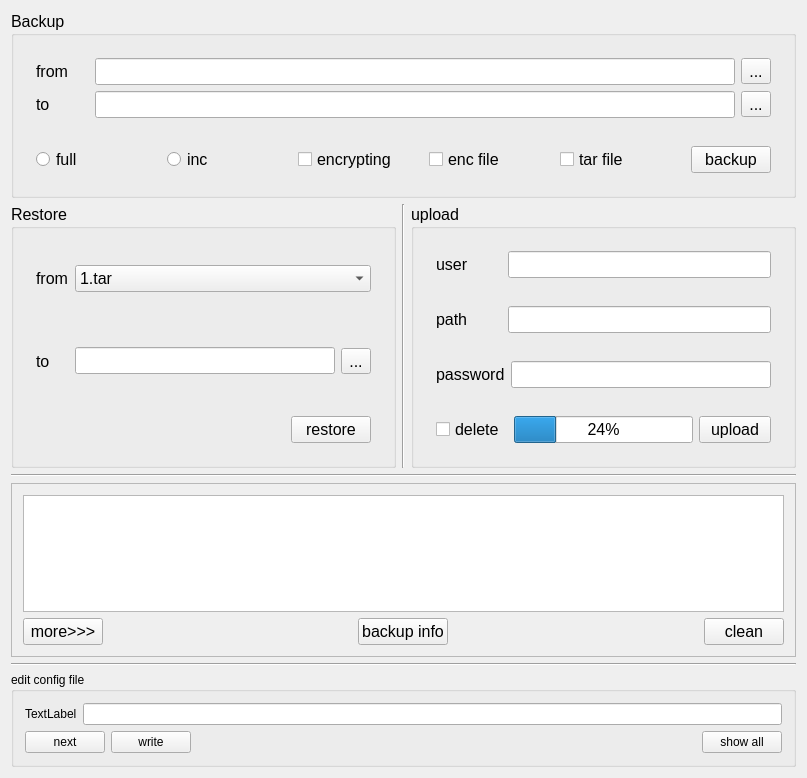
<?xml version="1.0" encoding="UTF-8"?>
<ui version="4.0">
 <class>vsbak</class>
 <widget class="QWidget" name="vsbak">
  <property name="geometry">
   <rect>
    <x>0</x>
    <y>0</y>
    <width>807</width>
    <height>778</height>
   </rect>
  </property>
  <property name="windowTitle">
   <string>vsbak</string>
  </property>
  <layout class="QVBoxLayout" name="verticalLayout_6">
   <item>
    <layout class="QVBoxLayout" name="verticalLayout_2">
     <item>
      <widget class="QGroupBox" name="groupBox">
       <property name="font">
        <font>
         <pointsize>12</pointsize>
        </font>
       </property>
       <property name="title">
        <string>Backup</string>
       </property>
       <layout class="QVBoxLayout" name="verticalLayout">
        <item>
         <widget class="QWidget" name="widget_7" native="true">
          <property name="sizePolicy">
           <sizepolicy hsizetype="Preferred" vsizetype="Preferred">
            <horstretch>0</horstretch>
            <verstretch>4</verstretch>
           </sizepolicy>
          </property>
          <property name="font">
           <font>
            <pointsize>12</pointsize>
           </font>
          </property>
          <layout class="QVBoxLayout" name="verticalLayout_4">
           <item>
            <layout class="QHBoxLayout" name="horizontalLayout">
             <item>
              <widget class="QLabel" name="label">
               <property name="sizePolicy">
                <sizepolicy hsizetype="Preferred" vsizetype="Preferred">
                 <horstretch>1</horstretch>
                 <verstretch>0</verstretch>
                </sizepolicy>
               </property>
               <property name="font">
                <font>
                 <pointsize>12</pointsize>
                </font>
               </property>
               <property name="text">
                <string>from</string>
               </property>
              </widget>
             </item>
             <item>
              <widget class="QLineEdit" name="lineEdit">
               <property name="sizePolicy">
                <sizepolicy hsizetype="Expanding" vsizetype="Fixed">
                 <horstretch>12</horstretch>
                 <verstretch>0</verstretch>
                </sizepolicy>
               </property>
               <property name="font">
                <font>
                 <pointsize>12</pointsize>
                </font>
               </property>
              </widget>
             </item>
             <item>
              <widget class="QToolButton" name="toolButton">
               <property name="sizePolicy">
                <sizepolicy hsizetype="Fixed" vsizetype="Fixed">
                 <horstretch>1</horstretch>
                 <verstretch>0</verstretch>
                </sizepolicy>
               </property>
               <property name="font">
                <font>
                 <pointsize>12</pointsize>
                </font>
               </property>
               <property name="text">
                <string>...</string>
               </property>
              </widget>
             </item>
            </layout>
           </item>
           <item>
            <layout class="QHBoxLayout" name="horizontalLayout_2">
             <item>
              <widget class="QLabel" name="label_2">
               <property name="sizePolicy">
                <sizepolicy hsizetype="Preferred" vsizetype="Preferred">
                 <horstretch>1</horstretch>
                 <verstretch>0</verstretch>
                </sizepolicy>
               </property>
               <property name="font">
                <font>
                 <pointsize>12</pointsize>
                </font>
               </property>
               <property name="text">
                <string>to</string>
               </property>
              </widget>
             </item>
             <item>
              <widget class="QLineEdit" name="lineEdit_2">
               <property name="sizePolicy">
                <sizepolicy hsizetype="Expanding" vsizetype="Fixed">
                 <horstretch>12</horstretch>
                 <verstretch>0</verstretch>
                </sizepolicy>
               </property>
               <property name="font">
                <font>
                 <pointsize>12</pointsize>
                </font>
               </property>
               <property name="accessibleName">
                <string/>
               </property>
              </widget>
             </item>
             <item>
              <widget class="QToolButton" name="toolButton_2">
               <property name="sizePolicy">
                <sizepolicy hsizetype="Fixed" vsizetype="Fixed">
                 <horstretch>1</horstretch>
                 <verstretch>0</verstretch>
                </sizepolicy>
               </property>
               <property name="font">
                <font>
                 <pointsize>12</pointsize>
                </font>
               </property>
               <property name="text">
                <string>...</string>
               </property>
              </widget>
             </item>
            </layout>
           </item>
          </layout>
         </widget>
        </item>
        <item>
         <widget class="QWidget" name="widget_6" native="true">
          <property name="sizePolicy">
           <sizepolicy hsizetype="Preferred" vsizetype="Preferred">
            <horstretch>0</horstretch>
            <verstretch>1</verstretch>
           </sizepolicy>
          </property>
          <property name="font">
           <font>
            <pointsize>12</pointsize>
           </font>
          </property>
          <layout class="QHBoxLayout" name="horizontalLayout_3">
           <item>
            <widget class="QRadioButton" name="radioButton">
             <property name="sizePolicy">
              <sizepolicy hsizetype="Minimum" vsizetype="Fixed">
               <horstretch>1</horstretch>
               <verstretch>0</verstretch>
              </sizepolicy>
             </property>
             <property name="font">
              <font>
               <pointsize>12</pointsize>
              </font>
             </property>
             <property name="text">
              <string>full</string>
             </property>
            </widget>
           </item>
           <item>
            <widget class="QRadioButton" name="radioButton_2">
             <property name="sizePolicy">
              <sizepolicy hsizetype="Minimum" vsizetype="Fixed">
               <horstretch>1</horstretch>
               <verstretch>0</verstretch>
              </sizepolicy>
             </property>
             <property name="font">
              <font>
               <pointsize>12</pointsize>
              </font>
             </property>
             <property name="text">
              <string>inc</string>
             </property>
            </widget>
           </item>
           <item>
            <widget class="QCheckBox" name="checkBox">
             <property name="sizePolicy">
              <sizepolicy hsizetype="Minimum" vsizetype="Fixed">
               <horstretch>1</horstretch>
               <verstretch>0</verstretch>
              </sizepolicy>
             </property>
             <property name="font">
              <font>
               <pointsize>12</pointsize>
              </font>
             </property>
             <property name="text">
              <string>encrypting</string>
             </property>
            </widget>
           </item>
           <item>
            <widget class="QCheckBox" name="checkBox_2">
             <property name="sizePolicy">
              <sizepolicy hsizetype="Minimum" vsizetype="Fixed">
               <horstretch>1</horstretch>
               <verstretch>0</verstretch>
              </sizepolicy>
             </property>
             <property name="font">
              <font>
               <pointsize>12</pointsize>
              </font>
             </property>
             <property name="text">
              <string>enc file</string>
             </property>
            </widget>
           </item>
           <item>
            <widget class="QCheckBox" name="checkBox_3">
             <property name="sizePolicy">
              <sizepolicy hsizetype="Minimum" vsizetype="Fixed">
               <horstretch>1</horstretch>
               <verstretch>0</verstretch>
              </sizepolicy>
             </property>
             <property name="font">
              <font>
               <pointsize>12</pointsize>
              </font>
             </property>
             <property name="text">
              <string>tar file</string>
             </property>
            </widget>
           </item>
           <item>
            <widget class="QPushButton" name="pushButton">
             <property name="sizePolicy">
              <sizepolicy hsizetype="Fixed" vsizetype="Fixed">
               <horstretch>1</horstretch>
               <verstretch>0</verstretch>
              </sizepolicy>
             </property>
             <property name="font">
              <font>
               <pointsize>12</pointsize>
              </font>
             </property>
             <property name="text">
              <string>backup</string>
             </property>
            </widget>
           </item>
          </layout>
         </widget>
        </item>
       </layout>
      </widget>
     </item>
    </layout>
   </item>
   <item>
    <layout class="QHBoxLayout" name="horizontalLayout_8">
     <item>
      <widget class="QGroupBox" name="groupBox_2">
       <property name="enabled">
        <bool>true</bool>
       </property>
       <property name="sizePolicy">
        <sizepolicy hsizetype="Preferred" vsizetype="Preferred">
         <horstretch>1</horstretch>
         <verstretch>0</verstretch>
        </sizepolicy>
       </property>
       <property name="minimumSize">
        <size>
         <width>0</width>
         <height>213</height>
        </size>
       </property>
       <property name="font">
        <font>
         <pointsize>12</pointsize>
        </font>
       </property>
       <property name="title">
        <string>Restore</string>
       </property>
       <layout class="QVBoxLayout" name="verticalLayout_7">
        <item>
         <widget class="QWidget" name="widget" native="true">
          <property name="sizePolicy">
           <sizepolicy hsizetype="Preferred" vsizetype="Preferred">
            <horstretch>0</horstretch>
            <verstretch>2</verstretch>
           </sizepolicy>
          </property>
          <property name="font">
           <font>
            <pointsize>12</pointsize>
           </font>
          </property>
          <layout class="QHBoxLayout" name="horizontalLayout_6">
           <item>
            <widget class="QLabel" name="label_3">
             <property name="sizePolicy">
              <sizepolicy hsizetype="Preferred" vsizetype="Fixed">
               <horstretch>1</horstretch>
               <verstretch>0</verstretch>
              </sizepolicy>
             </property>
             <property name="font">
              <font>
               <pointsize>12</pointsize>
              </font>
             </property>
             <property name="text">
              <string>from</string>
             </property>
            </widget>
           </item>
           <item>
            <widget class="QComboBox" name="comboBox">
             <property name="sizePolicy">
              <sizepolicy hsizetype="Preferred" vsizetype="Fixed">
               <horstretch>9</horstretch>
               <verstretch>0</verstretch>
              </sizepolicy>
             </property>
             <property name="font">
              <font>
               <pointsize>12</pointsize>
              </font>
             </property>
             <item>
              <property name="text">
               <string>1.tar</string>
              </property>
             </item>
             <item>
              <property name="text">
               <string>2.tar</string>
              </property>
             </item>
             <item>
              <property name="text">
               <string>4.tar</string>
              </property>
             </item>
            </widget>
           </item>
          </layout>
         </widget>
        </item>
        <item>
         <widget class="QWidget" name="widget_8" native="true">
          <property name="sizePolicy">
           <sizepolicy hsizetype="Preferred" vsizetype="Preferred">
            <horstretch>0</horstretch>
            <verstretch>2</verstretch>
           </sizepolicy>
          </property>
          <property name="font">
           <font>
            <pointsize>12</pointsize>
           </font>
          </property>
          <layout class="QHBoxLayout" name="horizontalLayout_7">
           <item>
            <widget class="QLabel" name="label_8">
             <property name="sizePolicy">
              <sizepolicy hsizetype="Preferred" vsizetype="Preferred">
               <horstretch>1</horstretch>
               <verstretch>0</verstretch>
              </sizepolicy>
             </property>
             <property name="font">
              <font>
               <pointsize>12</pointsize>
              </font>
             </property>
             <property name="text">
              <string>to</string>
             </property>
            </widget>
           </item>
           <item>
            <widget class="QLineEdit" name="lineEdit_5">
             <property name="sizePolicy">
              <sizepolicy hsizetype="Expanding" vsizetype="Fixed">
               <horstretch>8</horstretch>
               <verstretch>0</verstretch>
              </sizepolicy>
             </property>
             <property name="font">
              <font>
               <pointsize>12</pointsize>
              </font>
             </property>
             <property name="accessibleName">
              <string/>
             </property>
            </widget>
           </item>
           <item>
            <widget class="QToolButton" name="toolButton_3">
             <property name="sizePolicy">
              <sizepolicy hsizetype="Fixed" vsizetype="Fixed">
               <horstretch>1</horstretch>
               <verstretch>0</verstretch>
              </sizepolicy>
             </property>
             <property name="font">
              <font>
               <pointsize>12</pointsize>
              </font>
             </property>
             <property name="text">
              <string>...</string>
             </property>
            </widget>
           </item>
          </layout>
         </widget>
        </item>
        <item>
         <widget class="QWidget" name="widget_2" native="true">
          <property name="sizePolicy">
           <sizepolicy hsizetype="Preferred" vsizetype="Preferred">
            <horstretch>0</horstretch>
            <verstretch>1</verstretch>
           </sizepolicy>
          </property>
          <property name="font">
           <font>
            <pointsize>12</pointsize>
           </font>
          </property>
          <layout class="QVBoxLayout" name="verticalLayout_10">
           <item alignment="Qt::AlignRight">
            <widget class="QPushButton" name="pushButton_2">
             <property name="sizePolicy">
              <sizepolicy hsizetype="Fixed" vsizetype="Fixed">
               <horstretch>0</horstretch>
               <verstretch>0</verstretch>
              </sizepolicy>
             </property>
             <property name="font">
              <font>
               <pointsize>12</pointsize>
              </font>
             </property>
             <property name="text">
              <string>restore</string>
             </property>
            </widget>
           </item>
          </layout>
         </widget>
        </item>
       </layout>
      </widget>
     </item>
     <item>
      <widget class="Line" name="line_3">
       <property name="font">
        <font>
         <pointsize>12</pointsize>
        </font>
       </property>
       <property name="orientation">
        <enum>Qt::Vertical</enum>
       </property>
      </widget>
     </item>
     <item>
      <widget class="QGroupBox" name="groupBox_3">
       <property name="sizePolicy">
        <sizepolicy hsizetype="Preferred" vsizetype="Preferred">
         <horstretch>1</horstretch>
         <verstretch>0</verstretch>
        </sizepolicy>
       </property>
       <property name="font">
        <font>
         <pointsize>12</pointsize>
        </font>
       </property>
       <property name="title">
        <string>upload</string>
       </property>
       <layout class="QVBoxLayout" name="verticalLayout_3">
        <item>
         <widget class="QWidget" name="widget_4" native="true">
          <property name="sizePolicy">
           <sizepolicy hsizetype="Preferred" vsizetype="Preferred">
            <horstretch>0</horstretch>
            <verstretch>2</verstretch>
           </sizepolicy>
          </property>
          <property name="font">
           <font>
            <pointsize>12</pointsize>
           </font>
          </property>
          <layout class="QHBoxLayout" name="horizontalLayout_13">
           <item>
            <widget class="QLabel" name="label_6">
             <property name="sizePolicy">
              <sizepolicy hsizetype="Preferred" vsizetype="Preferred">
               <horstretch>2</horstretch>
               <verstretch>0</verstretch>
              </sizepolicy>
             </property>
             <property name="font">
              <font>
               <pointsize>12</pointsize>
              </font>
             </property>
             <property name="text">
              <string>user</string>
             </property>
            </widget>
           </item>
           <item>
            <widget class="QLineEdit" name="lineEdit_3">
             <property name="sizePolicy">
              <sizepolicy hsizetype="Expanding" vsizetype="Fixed">
               <horstretch>8</horstretch>
               <verstretch>0</verstretch>
              </sizepolicy>
             </property>
             <property name="font">
              <font>
               <pointsize>12</pointsize>
              </font>
             </property>
            </widget>
           </item>
          </layout>
         </widget>
        </item>
        <item>
         <widget class="QWidget" name="widget_3" native="true">
          <property name="sizePolicy">
           <sizepolicy hsizetype="Preferred" vsizetype="Preferred">
            <horstretch>0</horstretch>
            <verstretch>2</verstretch>
           </sizepolicy>
          </property>
          <property name="font">
           <font>
            <pointsize>12</pointsize>
           </font>
          </property>
          <layout class="QHBoxLayout" name="horizontalLayout_10">
           <item>
            <widget class="QLabel" name="label_7">
             <property name="sizePolicy">
              <sizepolicy hsizetype="Preferred" vsizetype="Preferred">
               <horstretch>2</horstretch>
               <verstretch>0</verstretch>
              </sizepolicy>
             </property>
             <property name="font">
              <font>
               <pointsize>12</pointsize>
              </font>
             </property>
             <property name="text">
              <string>path</string>
             </property>
            </widget>
           </item>
           <item>
            <widget class="QLineEdit" name="lineEdit_4">
             <property name="sizePolicy">
              <sizepolicy hsizetype="Expanding" vsizetype="Fixed">
               <horstretch>8</horstretch>
               <verstretch>0</verstretch>
              </sizepolicy>
             </property>
             <property name="font">
              <font>
               <pointsize>12</pointsize>
              </font>
             </property>
            </widget>
           </item>
          </layout>
         </widget>
        </item>
        <item>
         <widget class="QWidget" name="widget_9" native="true">
          <layout class="QHBoxLayout" name="horizontalLayout_4">
           <item>
            <widget class="QLabel" name="label_5">
             <property name="sizePolicy">
              <sizepolicy hsizetype="Preferred" vsizetype="Preferred">
               <horstretch>2</horstretch>
               <verstretch>0</verstretch>
              </sizepolicy>
             </property>
             <property name="text">
              <string>password</string>
             </property>
            </widget>
           </item>
           <item>
            <widget class="QLineEdit" name="lineEdit_7">
             <property name="sizePolicy">
              <sizepolicy hsizetype="Expanding" vsizetype="Fixed">
               <horstretch>8</horstretch>
               <verstretch>0</verstretch>
              </sizepolicy>
             </property>
            </widget>
           </item>
          </layout>
         </widget>
        </item>
        <item>
         <widget class="QWidget" name="widget_5" native="true">
          <property name="sizePolicy">
           <sizepolicy hsizetype="Preferred" vsizetype="Preferred">
            <horstretch>0</horstretch>
            <verstretch>1</verstretch>
           </sizepolicy>
          </property>
          <property name="font">
           <font>
            <pointsize>12</pointsize>
           </font>
          </property>
          <layout class="QHBoxLayout" name="horizontalLayout_9">
           <item alignment="Qt::AlignLeft">
            <widget class="QCheckBox" name="checkBox_4">
             <property name="sizePolicy">
              <sizepolicy hsizetype="Ignored" vsizetype="Fixed">
               <horstretch>2</horstretch>
               <verstretch>0</verstretch>
              </sizepolicy>
             </property>
             <property name="text">
              <string>delete</string>
             </property>
            </widget>
           </item>
           <item>
            <widget class="QProgressBar" name="progressBar">
             <property name="sizePolicy">
              <sizepolicy hsizetype="Expanding" vsizetype="Fixed">
               <horstretch>5</horstretch>
               <verstretch>0</verstretch>
              </sizepolicy>
             </property>
             <property name="value">
              <number>24</number>
             </property>
            </widget>
           </item>
           <item alignment="Qt::AlignRight">
            <widget class="QPushButton" name="pushButton_3">
             <property name="sizePolicy">
              <sizepolicy hsizetype="Ignored" vsizetype="Fixed">
               <horstretch>2</horstretch>
               <verstretch>1</verstretch>
              </sizepolicy>
             </property>
             <property name="font">
              <font>
               <pointsize>12</pointsize>
              </font>
             </property>
             <property name="text">
              <string>upload</string>
             </property>
            </widget>
           </item>
          </layout>
         </widget>
        </item>
       </layout>
      </widget>
     </item>
    </layout>
   </item>
   <item>
    <widget class="Line" name="line_5">
     <property name="font">
      <font>
       <pointsize>12</pointsize>
      </font>
     </property>
     <property name="orientation">
      <enum>Qt::Horizontal</enum>
     </property>
    </widget>
   </item>
   <item>
    <widget class="QFrame" name="frame_9">
     <property name="sizePolicy">
      <sizepolicy hsizetype="Preferred" vsizetype="Preferred">
       <horstretch>6</horstretch>
       <verstretch>0</verstretch>
      </sizepolicy>
     </property>
     <property name="font">
      <font>
       <pointsize>12</pointsize>
      </font>
     </property>
     <property name="frameShape">
      <enum>QFrame::StyledPanel</enum>
     </property>
     <property name="frameShadow">
      <enum>QFrame::Raised</enum>
     </property>
     <layout class="QVBoxLayout" name="verticalLayout_5">
      <item>
       <widget class="QTextBrowser" name="textBrowser">
        <property name="sizePolicy">
         <sizepolicy hsizetype="Expanding" vsizetype="Expanding">
          <horstretch>1</horstretch>
          <verstretch>0</verstretch>
         </sizepolicy>
        </property>
        <property name="html">
         <string>&lt;!DOCTYPE HTML PUBLIC &quot;-//W3C//DTD HTML 4.0//EN&quot; &quot;http://www.w3.org/TR/REC-html40/strict.dtd&quot;&gt;
&lt;html&gt;&lt;head&gt;&lt;meta name=&quot;qrichtext&quot; content=&quot;1&quot; /&gt;&lt;style type=&quot;text/css&quot;&gt;
p, li { white-space: pre-wrap; }
&lt;/style&gt;&lt;/head&gt;&lt;body style=&quot; font-family:'Ubuntu'; font-size:12pt; font-weight:400; font-style:normal;&quot;&gt;
&lt;p style=&quot;-qt-paragraph-type:empty; margin-top:0px; margin-bottom:0px; margin-left:0px; margin-right:0px; -qt-block-indent:0; text-indent:0px;&quot;&gt;&lt;br /&gt;&lt;/p&gt;&lt;/body&gt;&lt;/html&gt;</string>
        </property>
       </widget>
      </item>
      <item>
       <layout class="QHBoxLayout" name="horizontalLayout_5">
        <item alignment="Qt::AlignLeft">
         <widget class="QPushButton" name="pushButton_4">
          <property name="text">
           <string>more&gt;&gt;&gt;</string>
          </property>
         </widget>
        </item>
        <item alignment="Qt::AlignHCenter">
         <widget class="QPushButton" name="pushButton_5">
          <property name="text">
           <string>backup info</string>
          </property>
         </widget>
        </item>
        <item alignment="Qt::AlignRight">
         <widget class="QPushButton" name="pushButton_6">
          <property name="text">
           <string>clean</string>
          </property>
         </widget>
        </item>
       </layout>
      </item>
     </layout>
    </widget>
   </item>
   <item>
    <widget class="Line" name="line_6">
     <property name="font">
      <font>
       <pointsize>12</pointsize>
      </font>
     </property>
     <property name="orientation">
      <enum>Qt::Horizontal</enum>
     </property>
    </widget>
   </item>
   <item>
    <widget class="QGroupBox" name="groupBox_edit_config">
     <property name="title">
      <string>edit config file</string>
     </property>
     <layout class="QVBoxLayout" name="verticalLayout_8">
      <item>
       <layout class="QHBoxLayout" name="horizontalLayout_12">
        <item>
         <widget class="QLabel" name="label_4">
          <property name="text">
           <string>TextLabel</string>
          </property>
         </widget>
        </item>
        <item>
         <widget class="QLineEdit" name="lineEdit_6"/>
        </item>
       </layout>
      </item>
      <item>
       <layout class="QHBoxLayout" name="horizontalLayout_11">
        <item>
         <widget class="QPushButton" name="pushButton_7">
          <property name="text">
           <string>next</string>
          </property>
         </widget>
        </item>
        <item>
         <widget class="QPushButton" name="pushButton_8">
          <property name="text">
           <string>write</string>
          </property>
         </widget>
        </item>
        <item>
         <spacer name="horizontalSpacer">
          <property name="orientation">
           <enum>Qt::Horizontal</enum>
          </property>
          <property name="sizeHint" stdset="0">
           <size>
            <width>40</width>
            <height>20</height>
           </size>
          </property>
         </spacer>
        </item>
        <item>
         <widget class="QPushButton" name="pushButton_9">
          <property name="text">
           <string>show all</string>
          </property>
         </widget>
        </item>
       </layout>
      </item>
     </layout>
    </widget>
   </item>
  </layout>
 </widget>
 <layoutdefault spacing="6" margin="11"/>
 <resources/>
 <connections/>
</ui>
